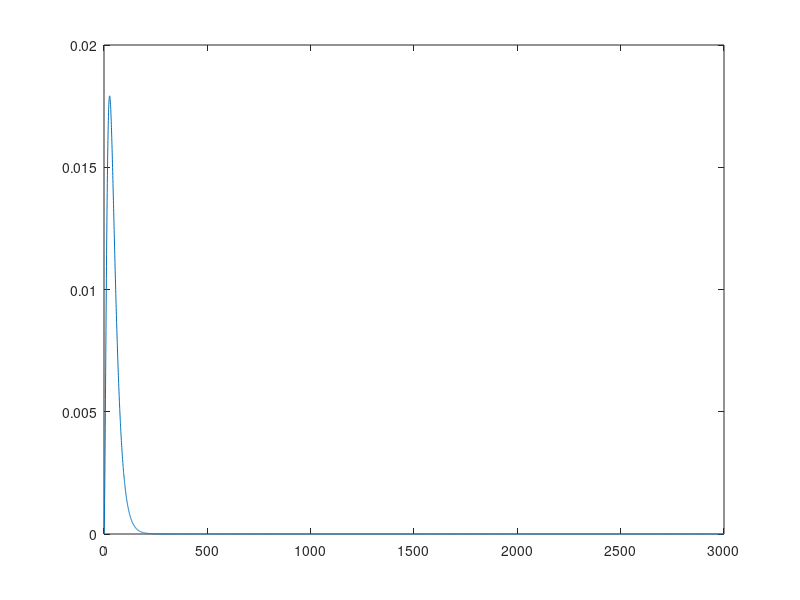
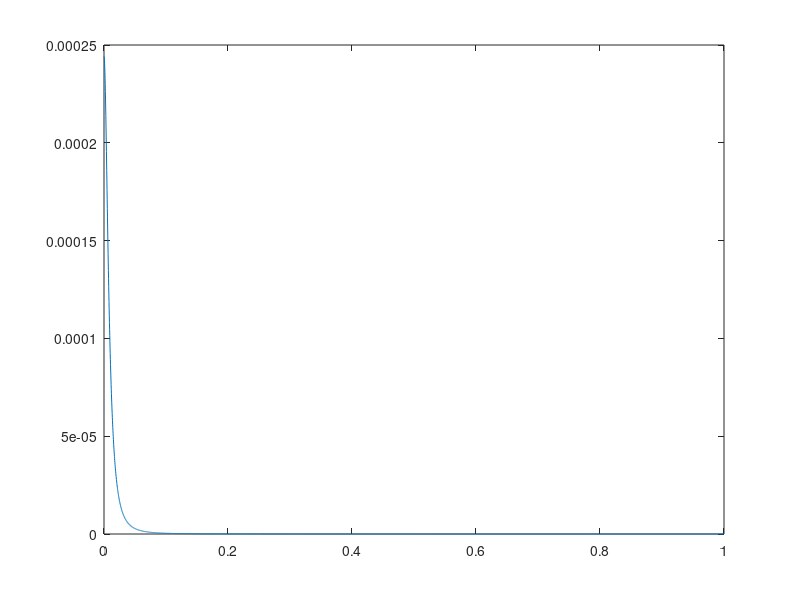
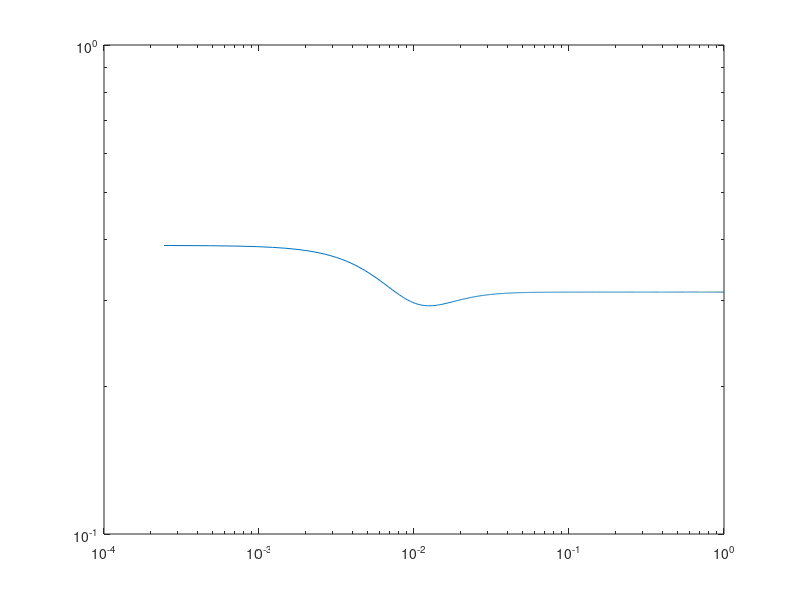
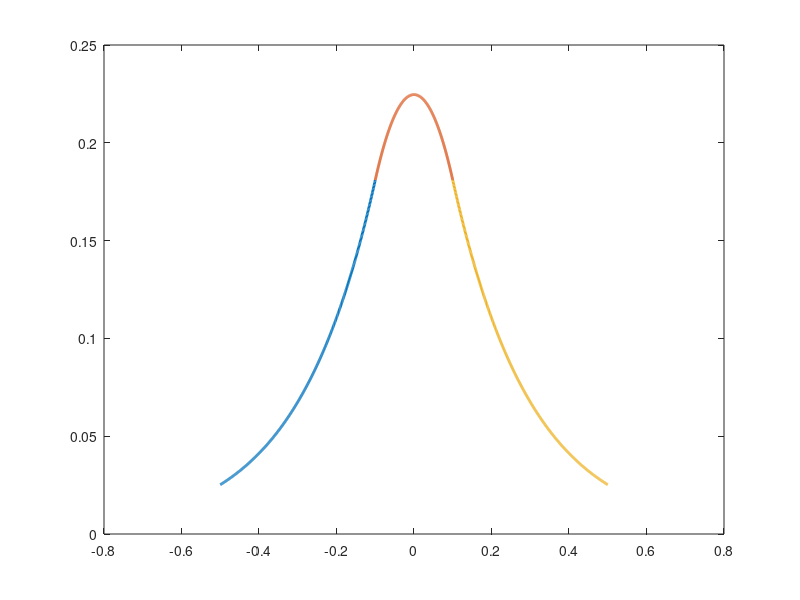

The MATLAB source for these figures, in order: (Note: this script raises an error after producing the figures.)
% Solutions of the Krausz-Naka model of photoreceptor cell/horizontal cell
% interactions in the catfish retina. This first bit computes responses to
% steady inputs, and the later bits compute the frequency response.

clear all
close all
clc

% Work in time units of milliseconds
lh = 0.267;                     % The space constant of electrical diffusion in the horizontal cell layer
A = 3000;
tau = 24.8;
t0 = 0.022;

%% Set up and plot k and khat

% First, set up k and khat. We do this by taking the inverse Fourier
% transform of the function k(t), which is given in the text. We plot k(t)
% just for fun, to make sure it looks OK

Fs = 2;              % sampling frequency
t = 0:1/Fs:3000;             % time vector
L = length(t);              % signal length

k = (3/tau)*exp(-(t-t0)/tau).*(1 - exp(-(t-t0)/tau) ).^2;   % From the Krausz-Naka paper.
figure(1)
plot(t,k)

n = 2^nextpow2(L);          % Extend sample length and pad with zeros
khat = fft(k,n)/n;          % Take the FFT.
f = Fs*(0:(n/2))/n;         % Define the frequencies for the frequency domain
figure(2)
plot(f,abs(khat(1:n/2+1)))

% Once we know the FT of k, we can then calculate alpha(w).
alpha = (1 + A*khat).^0.5/lh;
alpha0 = (1+A*khat(1))^0.5/lh;      % The zero frequency value of alpha
fullfield = 1/(alpha0^2*lh^2)

%% Computation of the frequency response of the bar/field ratio at x=0
R = 0.1;           % Set the width of the bar. R=1 is a wide bar. R=0.1 is a thin bar
x = 0;

F = (2 - exp(-alpha.*(x+R)) - exp(alpha.*(x-R)));  % F as defined in the text
ratio = F/2;

figure(3)
loglog(f,abs(ratio(1:n/2+1)))

%% Response to a steady bar of width 2R, by direct calculation and then by convolution. Plot on same graph, to compare

% To get a steady response, choose alpha to be the value at 0 frequency. So
% use alpha0 here. 

upper = 5*R;
lower = upper;

% Calculate the bar response in three pieces, just for convenience. To the
% left of the bar, inside the bar, and then to the right of the bar.
x1 = linspace(-lower,-R,500);
G1 = (1/(2*alpha0*alpha0*lh*lh))*abs(exp(-alpha0*abs(x1+R)) - exp(-alpha0*abs(R-x1)));
figure(4)
plot(x1,G1,'LineWidth',2)
hold on

x2 = linspace(-R,R,500);
G2 = (1/(2*alpha0*alpha0*lh*lh))*( 2 - (exp(alpha0*(x2-R)) + exp(-alpha0*(x2+R)) ) );
plot(x2,G2,'LineWidth',2)

x3 = linspace(R,upper,500);
G3 = (1/(2*alpha0*alpha0*lh*lh))*abs(exp(-alpha0*abs(x3+R)) - exp(-alpha0*abs(R-x3)));
plot(x3,G3,'LineWidth',2)

% Now do the response by convolution
        
p = @(x) heaviside(x+R).*heaviside(R-x);                % The stimulus. Redefine as needed
gg = @(x) (1/(2*alpha0*lh*lh))*exp(-alpha0*abs(x));     % The Green's function
x = linspace(-2*lower,2*upper,500);                     % Increase the bounds, to try and avoid edge effects
dx=x(2)-x(1);

% Use the built-in Matlab convolution function, which is faster than doing the integral directly.
% But be careful, as this can generate edge effects (as it doesn't always correspond to an integral on
% a domain that is large enough), and it also goes weird as R gets large; it 
% doesn't pick up sharp edges very well, and the edges get sharper as R
% gets larger.
cc = conv(p(x),gg(x),'same')*dx;  

plot(x,cc,'k--','LineWidth',2)
hold off

%% Check
% Now check that the ratio of the bar/field response (computed directly by
% solving the differential equations) is the same as that given by the
% frequency response

bar_response = G2(250);  % Take the midpoint of the bar response, to get the value at x=0.
fprintf('direct solution gives the bar/field ratio as %d\n\n',bar_response/fullfield);
fprintf('the frequency response gives the bar/field ratio as %d\n\n',abs(ratio(1)));
